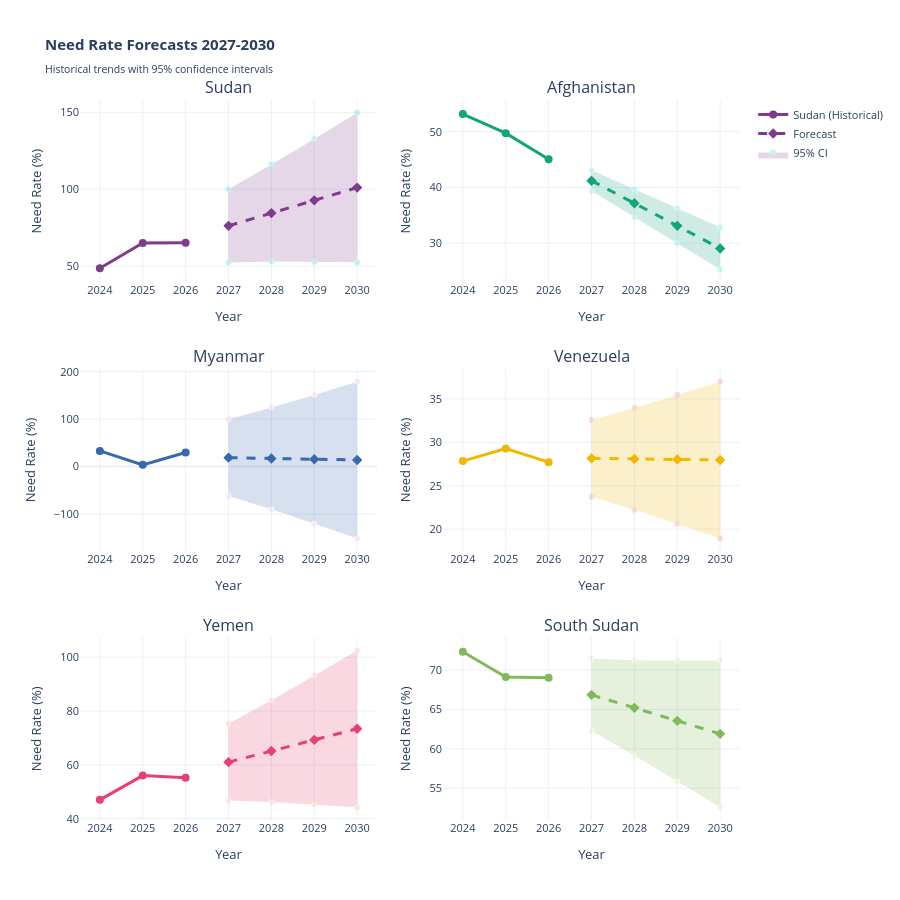

The notebook cell this image was saved under:
### Code cell
if PLOTLY_AVAILABLE and len(forecasts) > 0:
    fig = make_subplots(
        rows=3, cols=2,
        subplot_titles=list(forecasts.keys())[:6],
        vertical_spacing=0.12,
        horizontal_spacing=0.10
    )
    
    colors = px.colors.qualitative.Bold
    
    for idx, (country, fc) in enumerate(list(forecasts.items())[:6]):
        row = idx // 2 + 1
        col = idx % 2 + 1
        
        hist_data = forecast_data[forecast_data['country'] == country].sort_values('year')
        
        fig.add_trace(
            go.Scatter(
                x=hist_data['year'], 
                y=hist_data['need_rate'] * 100,
                mode='lines+markers',
                name=f'{country} (Historical)',
                line=dict(color=colors[idx % len(colors)], width=3),
                marker=dict(size=8),
                showlegend=(idx == 0)
            ),
            row=row, col=col
        )
        
        fig.add_trace(
            go.Scatter(
                x=fc['years'],
                y=fc['forecast'] * 100,
                mode='lines+markers',
                name='Forecast',
                line=dict(color=colors[idx % len(colors)], width=3, dash='dash'),
                marker=dict(size=8, symbol='diamond'),
                showlegend=(idx == 0)
            ),
            row=row, col=col
        )
        
        fig.add_trace(
            go.Scatter(
                x=fc['years'] + fc['years'][::-1],
                y=list(fc['ci_upper'] * 100) + list(fc['ci_lower'] * 100)[::-1],
                fill='toself',
                fillcolor=colors[idx % len(colors)],
                opacity=0.2,
                line=dict(width=0),
                name='95% CI',
                showlegend=(idx == 0),
                hoverinfo='skip'
            ),
            row=row, col=col
        )
        
        fig.update_xaxes(title_text="Year", row=row, col=col, dtick=1)
        fig.update_yaxes(title_text="Need Rate (%)", row=row, col=col)
    
    fig.update_layout(
        title_text="<b>Need Rate Forecasts 2027-2030</b><br><sub>Historical trends with 95% confidence intervals</sub>",
        height=900,
        showlegend=True,
        hovermode='x unified',
        template='plotly_white',
        font=dict(size=11)
    )
    
    fig.show()
else:
    fig, axes = plt.subplots(3, 2, figsize=(15, 12))
    axes = axes.flatten()
    
    for idx, (country, fc) in enumerate(list(forecasts.items())[:6]):
        ax = axes[idx]
        
        hist_data = forecast_data[forecast_data['country'] == country].sort_values('year')
        ax.plot(hist_data['year'], hist_data['need_rate'] * 100, 'o-', linewidth=2, markersize=8, label='Historical')
        
        ax.plot(fc['years'], fc['forecast'] * 100, 's--', linewidth=2, markersize=8, label='Forecast', alpha=0.8)
        
        ax.fill_between(fc['years'], fc['ci_lower'] * 100, fc['ci_upper'] * 100, alpha=0.2, label='95% CI')
        
        ax.set_title(f"{country}", fontsize=12, fontweight='bold')
        ax.set_xlabel("Year")
        ax.set_ylabel("Need Rate (%)")
        ax.legend(loc='best', fontsize=9)
        ax.grid(True, alpha=0.3)
    
    plt.suptitle("Need Rate Forecasts 2027-2030", fontsize=16, fontweight='bold', y=1.00)
    plt.tight_layout()
    plt.show()

print("Forecast visualizations generated")

### Figure 1 — Plotly figure (JSON) as saved in the notebook; plotly's stock layout.template omitted (floating-point values rounded to 4 significant figures)
{"data": [{"line": {"color": "rgb(127, 60, 141)", "width": 3}, "marker": {"size": 8}, "mode": "lines+markers", "name": "Sudan (Historical)", "showlegend": true, "type": "scatter", "x": [2024, 2025, 2026], "xaxis": "x", "y": [48.61, 65.06, 65.18], "yaxis": "y"}, {"line": {"color": "rgb(127, 60, 141)", "dash": "dash", "width": 3}, "marker": {"size": 8, "symbol": "diamond"}, "mode": "lines+markers", "name": "Forecast", "showlegend": true, "type": "scatter", "x": [2027, 2028, 2029, 2030], "xaxis": "x", "y": [76.19, 84.48, 92.76, 101.1], "yaxis": "y"}, {"fill": "toself", "fillcolor": "rgb(127, 60, 141)", "hoverinfo": "skip", "line": {"width": 0}, "name": "95% CI", "opacity": 0.2, "showlegend": true, "type": "scatter", "x": [2027, 2028, 2029, 2030, 2030, 2029, 2028, 2027], "xaxis": "x", "y": [100.0, 116.0, 132.7, 149.6, 52.48, 52.87, 52.94, 52.35], "yaxis": "y"}, {"line": {"color": "rgb(17, 165, 121)", "width": 3}, "marker": {"size": 8}, "mode": "lines+markers", "name": "Afghanistan (Historical)", "showlegend": false, "type": "scatter", "x": [2024, 2025, 2026], "xaxis": "x2", "y": [53.14, 49.73, 45.04], "yaxis": "y2"}, {"line": {"color": "rgb(17, 165, 121)", "dash": "dash", "width": 3}, "marker": {"size": 8, "symbol": "diamond"}, "mode": "lines+markers", "name": "Forecast", "showlegend": false, "type": "scatter", "x": [2027, 2028, 2029, 2030], "xaxis": "x2", "y": [41.21, 37.16, 33.11, 29.06], "yaxis": "y2"}, {"fill": "toself", "fillcolor": "rgb(17, 165, 121)", "hoverinfo": "skip", "line": {"width": 0}, "name": "95% CI", "opacity": 0.2, "showlegend": false, "type": "scatter", "x": [2027, 2028, 2029, 2030, 2030, 2029, 2028, 2027], "xaxis": "x2", "y": [43.06, 39.61, 36.21, 32.84, 25.27, 30.0, 34.7, 39.35], "yaxis": "y2"}, {"line": {"color": "rgb(57, 105, 172)", "width": 3}, "marker": {"size": 8}, "mode": "lines+markers", "name": "Myanmar (Historical)", "showlegend": false, "type": "scatter", "x": [2024, 2025, 2026], "xaxis": "x3", "y": [32.85, 3.434, 29.56], "yaxis": "y3"}, {"line": {"color": "rgb(57, 105, 172)", "dash": "dash", "width": 3}, "marker": {"size": 8, "symbol": "diamond"}, "mode": "lines+markers", "name": "Forecast", "showlegend": false, "type": "scatter", "x": [2027, 2028, 2029, 2030], "xaxis": "x3", "y": [18.66, 17.01, 15.37, 13.72], "yaxis": "y3"}, {"fill": "toself", "fillcolor": "rgb(57, 105, 172)", "hoverinfo": "skip", "line": {"width": 0}, "name": "95% CI", "opacity": 0.2, "showlegend": false, "type": "scatter", "x": [2027, 2028, 2029, 2030, 2030, 2029, 2028, 2027], "xaxis": "x3", "y": [99.81, 124.4, 151.2, 179.0, -151.6, -120.4, -90.34, -62.49], "yaxis": "y3"}, {"line": {"color": "rgb(242, 183, 1)", "width": 3}, "marker": {"size": 8}, "mode": "lines+markers", "name": "Venezuela (Historical)", "showlegend": false, "type": "scatter", "x": [2024, 2025, 2026], "xaxis": "x4", "y": [27.85, 29.3, 27.72], "yaxis": "y4"}, {"line": {"color": "rgb(242, 183, 1)", "dash": "dash", "width": 3}, "marker": {"size": 8, "symbol": "diamond"}, "mode": "lines+markers", "name": "Forecast", "showlegend": false, "type": "scatter", "x": [2027, 2028, 2029, 2030], "xaxis": "x4", "y": [28.16, 28.1, 28.03, 27.97], "yaxis": "y4"}, {"fill": "toself", "fillcolor": "rgb(242, 183, 1)", "hoverinfo": "skip", "line": {"width": 0}, "name": "95% CI", "opacity": 0.2, "showlegend": false, "type": "scatter", "x": [2027, 2028, 2029, 2030, 2030, 2029, 2028, 2027], "xaxis": "x4", "y": [32.59, 33.96, 35.45, 37.0, 18.94, 20.62, 22.24, 23.73], "yaxis": "y4"}, {"line": {"color": "rgb(231, 63, 116)", "width": 3}, "marker": {"size": 8}, "mode": "lines+markers", "name": "Yemen (Historical)", "showlegend": false, "type": "scatter", "x": [2024, 2025, 2026], "xaxis": "x5", "y": [47.01, 56.02, 55.26], "yaxis": "y5"}, {"line": {"color": "rgb(231, 63, 116)", "dash": "dash", "width": 3}, "marker": {"size": 8, "symbol": "diamond"}, "mode": "lines+markers", "name": "Forecast", "showlegend": false, "type": "scatter", "x": [2027, 2028, 2029, 2030], "xaxis": "x5", "y": [61.02, 65.15, 69.28, 73.4], "yaxis": "y5"}, {"fill": "toself", "fillcolor": "rgb(231, 63, 116)", "hoverinfo": "skip", "line": {"width": 0}, "name": "95% CI", "opacity": 0.2, "showlegend": false, "type": "scatter", "x": [2027, 2028, 2029, 2030, 2030, 2029, 2028, 2027], "xaxis": "x5", "y": [75.3, 84.04, 93.17, 102.5, 44.31, 45.38, 46.26, 46.74], "yaxis": "y5"}, {"line": {"color": "rgb(128, 186, 90)", "width": 3}, "marker": {"size": 8}, "mode": "lines+markers", "name": "South Sudan (Historical)", "showlegend": false, "type": "scatter", "x": [2024, 2025, 2026], "xaxis": "x6", "y": [72.32, 69.11, 69.02], "yaxis": "y6"}, {"line": {"color": "rgb(128, 186, 90)", "dash": "dash", "width": 3}, "marker": {"size": 8, "symbol": "diamond"}, "mode": "lines+markers", "name": "Forecast", "showlegend": false, "type": "scatter", "x": [2027, 2028, 2029, 2030], "xaxis": "x6", "y": [66.85, 65.2, 63.55, 61.9], "yaxis": "y6"}, {"fill": "toself", "fillcolor": "rgb(128, 186, 90)", "hoverinfo": "skip", "line": {"width": 0}, "name": "95% CI", "opacity": 0.2, "showlegend": false, "type": "scatter", "x": [2027, 2028, 2029, 2030, 2030, 2029, 2028, 2027], "xaxis": "x6", "y": [71.42, 71.24, 71.19, 71.2, 52.6, 55.91, 59.16, 62.28], "yaxis": "y6"}], "layout": {"annotations": [{"font": {"size": 16}, "showarrow": false, "text": "Sudan", "x": 0.225, "xanchor": "center", "xref": "paper", "y": 1, "yanchor": "bottom", "yref": "paper"}, {"font": {"size": 16}, "showarrow": false, "text": "Afghanistan", "x": 0.775, "xanchor": "center", "xref": "paper", "y": 1, "yanchor": "bottom", "yref": "paper"}, {"font": {"size": 16}, "showarrow": false, "text": "Myanmar", "x": 0.225, "xanchor": "center", "xref": "paper", "y": 0.6267, "yanchor": "bottom", "yref": "paper"}, {"font": {"size": 16}, "showarrow": false, "text": "Venezuela", "x": 0.775, "xanchor": "center", "xref": "paper", "y": 0.6267, "yanchor": "bottom", "yref": "paper"}, {"font": {"size": 16}, "showarrow": false, "text": "Yemen", "x": 0.225, "xanchor": "center", "xref": "paper", "y": 0.2533, "yanchor": "bottom", "yref": "paper"}, {"font": {"size": 16}, "showarrow": false, "text": "South Sudan", "x": 0.775, "xanchor": "center", "xref": "paper", "y": 0.2533, "yanchor": "bottom", "yref": "paper"}], "font": {"size": 11}, "height": 900, "hovermode": "x unified", "showlegend": true, "title": {"text": "<b>Need Rate Forecasts 2027-2030</b><br><sub>Historical trends with 95% confidence intervals</sub>"}, "xaxis": {"anchor": "y", "domain": [0, 0.45], "dtick": 1, "title": {"text": "Year"}}, "xaxis2": {"anchor": "y2", "domain": [0.55, 1], "dtick": 1, "title": {"text": "Year"}}, "xaxis3": {"anchor": "y3", "domain": [0, 0.45], "dtick": 1, "title": {"text": "Year"}}, "xaxis4": {"anchor": "y4", "domain": [0.55, 1], "dtick": 1, "title": {"text": "Year"}}, "xaxis5": {"anchor": "y5", "domain": [0, 0.45], "dtick": 1, "title": {"text": "Year"}}, "xaxis6": {"anchor": "y6", "domain": [0.55, 1], "dtick": 1, "title": {"text": "Year"}}, "yaxis": {"anchor": "x", "domain": [0.7467, 1], "title": {"text": "Need Rate (%)"}}, "yaxis2": {"anchor": "x2", "domain": [0.7467, 1], "title": {"text": "Need Rate (%)"}}, "yaxis3": {"anchor": "x3", "domain": [0.3733, 0.6267], "title": {"text": "Need Rate (%)"}}, "yaxis4": {"anchor": "x4", "domain": [0.3733, 0.6267], "title": {"text": "Need Rate (%)"}}, "yaxis5": {"anchor": "x5", "domain": [0, 0.2533], "title": {"text": "Need Rate (%)"}}, "yaxis6": {"anchor": "x6", "domain": [0, 0.2533], "title": {"text": "Need Rate (%)"}}}}
